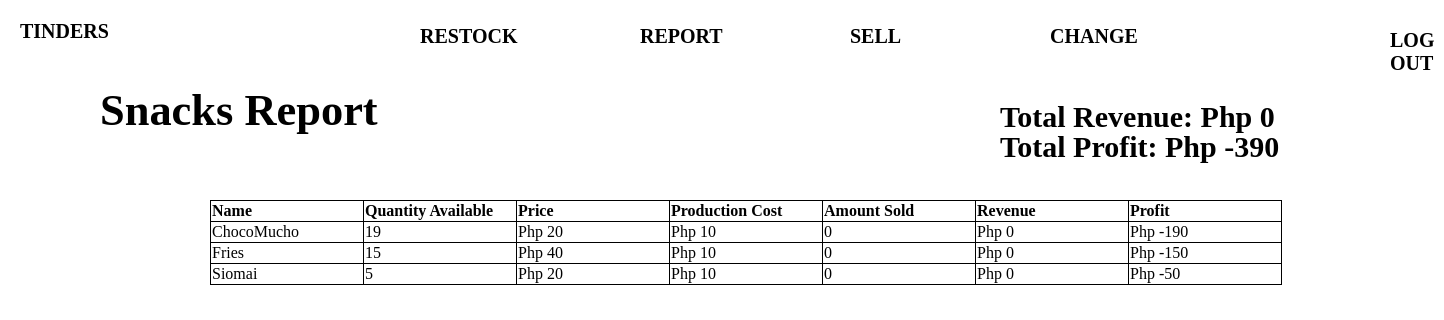
Screenshot of /Menu_Snacks.php with the database file from the repository.
### tables this page shows
CREATE TABLE `products_snacks` (
  `id` int(11) NOT NULL,
  `name_product` text NOT NULL,
  `amount_product` int(11) NOT NULL,
  `price_product` int(11) NOT NULL,
  `production_cost` int(11) NOT NULL,
  `sold_product` int(11) NOT NULL,
  `revenue` int(11) NOT NULL
);

### Menu_Snacks.php (the view, shortened to what this page needs)
<?php
	$host = "localhost";
	$user = "root";
	$pass = "";
	$db = "tinders";
	$conn = new mysqli($host,$user,$pass,$db);
	$nameCollumn = "name_product";
	$stockCollumn = "amount_product";
	$priceCollumn = "price_product";
	$soldCollumn = "sold_product";
	$revenueCollumn = "revenue";
	$productionCollumn = "production_cost";
	$getProdsQuery = "SELECT * FROM products_snacks";
	$getProds = $conn->query($getProdsQuery);
		?>
<!DOCTYPE html>
<html>
<head>
<body>
	<a href = "Home.php" id = "TindersTitle">TINDERS</a>
	<a href = "Restock_Categories.php" id = "RRestock"> RESTOCK </a>
	<a href = "Menu_Categories.php" id = "RMenu"> REPORT </a>
	<a href = "Sell_Categories.php" id = "RSell"> SELL </a>
	<a href = "ChangeStock_Categories.php" id = "RChange">CHANGE</a>
	<a href = "logout.php" id = "RLogout"> LOG OUT</a>
	<p id = "SnacksMenuLabel"> Snacks Report</p>
	<table id = "SnacksTable">
		<tr>
			<th>Name </th>
			<th>Quantity Available</th>
			<th>Price</th>
			<th>Production Cost</th>
			<th>Amount Sold</th>
			<th>Revenue</th>
			<th>Profit</th>
		</tr>
			<?php
			if ($getProds) {
				while ($row=mysqli_fetch_array($getProds)) {
					$prodName=$row["$nameCollumn"];
					$prodStock = $row["$stockCollumn"];
					$prodPrice = $row["$priceCollumn"];
					$prodCost = $row["$productionCollumn"];
					$prodSold = $row["$soldCollumn"];
					$prodRev = $row["$revenueCollumn"];
					$prodProf = $prodRev - (($prodStock + $prodSold) * $prodCost);
					echo "<tr>
					<td>$prodName</td>
					<td>$prodStock</td>
					<td>Php $prodPrice</td>
					<td>Php $prodCost</td>
					<td>$prodSold</td>
					<td>Php $prodRev</td>
					<td>Php $prodProf</td>
					</tr>";
				}
			}
		?>
	</table>
	<?php
	$totalRevQuery = "SELECT SUM(revenue) AS value_rev FROM products_snacks";
	$totalRevQueryResult = mysqli_query($conn, $totalRevQuery);
	$revValues = mysqli_fetch_assoc($totalRevQueryResult);
	$legitRev = $revValues['value_rev'];
	$totalProdCostQuery = "SELECT SUM((sold_product + amount_product) * production_cost) AS prod_cost FROM products_snacks";
	$totalProdCostQueryResult = mysqli_query($conn, $totalProdCostQuery);
	$costValues = mysqli_fetch_assoc($totalProdCostQueryResult);
	$legitCost = $costValues['prod_cost'];
	$snacksProfit = $legitRev - $legitCost;
	echo "<p id = 'TotalRev'> Total Revenue: Php $legitRev</p>
		  <p id = 'TotalProf'> Total Profit: Php $snacksProfit </p>";
	?>
</body>
</html>

### Menu_Snacks.php (style rules this page uses)
a { color: black; }
#TindersTitle { position: absolute; font-size: 20px; font-family: raleway; font-weight: bold; left: 20px; top: 20px; text-decoration: none; }
#RRestock { font-size: 20px; position: absolute; top: 25px; left: 420px; text-decoration: none; font-family: raleway; font-weight: bold; }
a:link { color: black; }
#RMenu { font-size: 20px; position: absolute; top: 25px; left: 640px; text-decoration: none; font-family: raleway; font-weight: bold; }
#RSell { font-size: 20px; position: absolute; top: 25px; left: 850px; text-decoration: none; font-family: raleway; font-weight: bold; }
#RChange { font-size: 20px; position: absolute; top: 25px; left: 1050px; text-decoration: none; font-family: raleway; font-weight: bold; }
#RLogout { font-size: 20px; position: absolute; left: 1390px; top: 29px; text-decoration: none; font-family: raleway; font-weight: bold; }
#SnacksTable { table-layout: fixed; position: absolute; font-family: raleway; top: 200px; left: 210px; border-collapse: collapse; }
#SnacksMenuLabel { position: absolute; font-size: 44.43px; left: 100px; top: 40px; font-family: raleway; font-weight: bold; }
th, td { width: 150px; text-align: left; }
th { border-collapse: collapse; border-style: solid; border-color: black; border-width: 1px; }
td { border-style: solid; border-color: black; border-width: 1px; }
#TotalProf { font-family: raleway; font-size: 30px; font-weight: bold; position: absolute; left: 1000px; top: 100px; }
#TotalRev { font-family: raleway; font-size: 30px; font-weight: bold; position: absolute; left: 1000px; top: 70px; }

### rows the page displays
products_snacks: name_product "ChocoMucho", amount_product "19", price_product "20", production_cost "10", sold_product "0", revenue "0", prodProf "-190"
products_snacks: name_product "Fries", amount_product "15", price_product "40", production_cost "10", sold_product "0", revenue "0", prodProf "-150"
products_snacks: name_product "Siomai", amount_product "5", price_product "20", production_cost "10", sold_product "0", revenue "0", prodProf "-50"

### other values shown
$legitRev "0"
$snacksProfit "-390"
